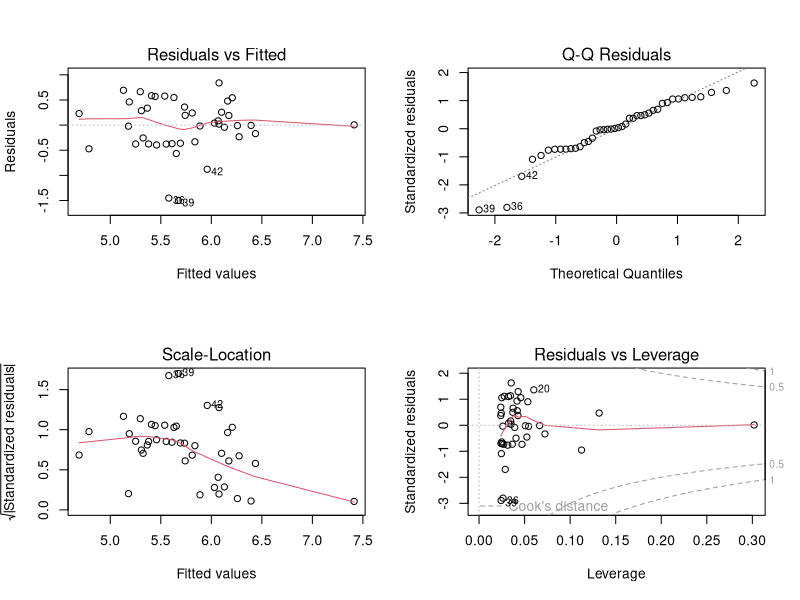

Recreate this plot in R.
## ---- chunk 1
knitr::opts_chunk$set(echo = TRUE, message = FALSE, warning = FALSE)
## ---- chunk 2
sardinella <- read.csv("sardinella.csv")
str(sardinella)
## ---- chunk 3
mod1a <- lm(log_O2 ~ environment + log_weight, data = sardinella)
summary(mod1a)
## ---- chunk 4
sardinella$norm_weight <- scale(sardinella$log_weight)
mod1b <- lm(log_O2 ~ environment + norm_weight, data = sardinella)
summary(mod1b)
## ---- chunk 5
mod1c <- lm(log_O2 ~ environment * norm_weight, data = sardinella)
summary(mod1c)
## ---- chunk 6
iles <- read.csv("britain_species.csv")
str(iles)
## ---- chunk 7
mod2a <- lm(log(species) ~ log(area), data = iles)
## ---- chunk 8
par(mfrow = c(2,2))
plot(mod2a)
## ---- chunk 9
summary(mod2a)
## ---- chunk 10
z <- 0.2088
se <- 0.03447
conf_int <- c(z + qt(0.025, df = 40) * se, 
              z + qt(0.975, df = 40) * se)
conf_int
## ---- chunk 11
library(dplyr)
iles2 <- filter(iles, island != "Britain")
mod2b <- lm(log(species) ~ log(area) + log(dist_britain), data = iles2)
summary(mod2b)
## ---- chunk 12
# Nouveau tableau pour les prédictions
iles_nouv <- data.frame(area = c(1, 40), dist_britain = c(5, 20))

iles_pred <- predict(mod2b, iles_nouv, interval = "prediction",
                     level = 0.90)

iles_nouv <- cbind(iles_nouv, iles_pred)
iles_nouv
## ---- chunk 13
iles_nouv <- mutate(iles_nouv, esp_min = exp(lwr), esp_max = exp(upr))
iles_nouv
